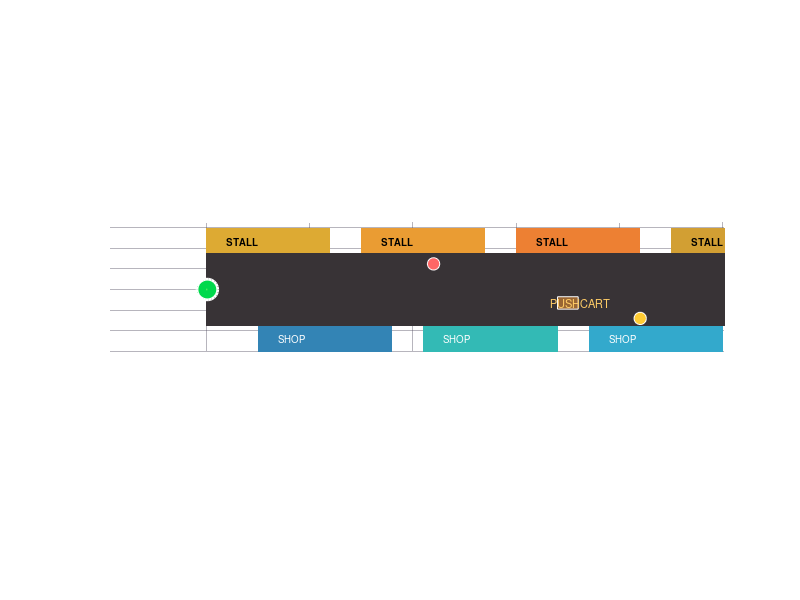

Source code (MATLAB): (Note: this script raises an error after producing the figure.)
% scenario_dense_market.m
% ADAS Vision — Driving Scenario 4: Congested Indian Market Street
%
% Tests autonomous navigation in an ultra-dense, unstructured urban market
% with high density of Vulnerable Road Users (VRUs), street vendors, and narrow navigable space.
%
% Elements:
%   - Narrow street (3.5m drivable space) bounded by market stalls & parked pushcarts
%   - Multiple pedestrians crossing without formal crosswalks
%   - Street vendor pushcart (thela) partially occupying road
%   - Oncoming scooter filtering between pedestrians
%   - Stray animal crossing slowly
%
% Usage:
%   >> scenario_dense_market

fprintf('=== Scenario 4: Dense Market Street ===\n');

% ---------------------------------------------------------------------------
% Geometry & Setup
% ---------------------------------------------------------------------------
street_len = 120.0;
sw         = 3.5;   % half-width of street (m)

% Actors
ego.x       = 0.0;
ego.y       = 0.0;
ego.heading = 0.0;
ego.speed   = 3.33;  % 12 km/h (creeping speed for market)
ego.target_speed = 3.88; % ~14 km/h

% Static Pushcart (Thela) parked at x=35m, y=-1.2m
thela.x     = 35.0;
thela.y     = -1.3;
thela.l     = 2.2;
thela.w     = 1.2;

% Pedestrian 1: wandering across from left to right at x=20m
ped1.x = 22.0; ped1.y = 2.5; ped1.vx = 0.15; ped1.vy = -0.65;

% Pedestrian 2: child/shopper darting from right behind pushcart at x=40m
ped2.x = 42.0; ped2.y = -2.8; ped2.vx = -0.25; ped2.vy = 0.85;

% Pedestrian 3: walking along road edge at x=65m
ped3.x = 65.0; ped3.y = 1.4; ped3.vx = 0.8; ped3.vy = 0.05;

% Oncoming Scooter: weaving through at x=90m
scooter.x = 90.0; scooter.y = 0.5; scooter.speed = 4.2; scooter.heading = pi;

% Simulation params
dt     = 0.033;
t_end  = 32.0;
goal   = [street_len - 10, 0];
tol    = 4.0;
wb     = 2.70;

% ---------------------------------------------------------------------------
% Graphics Setup
% ---------------------------------------------------------------------------
fig = figure('Name','Scenario 4 — Dense Indian Market Street','NumberTitle','off',...
             'Color',[0.06 0.06 0.08],'Position',[80 100 950 500]);
ax  = axes('Parent',fig,'Color',[0.14 0.13 0.15],...
           'XColor','w','YColor','w','GridColor',[0.3 0.28 0.35],'GridAlpha',0.4);
hold(ax,'on'); grid(ax,'on');
axis(ax,'equal');
xlim(ax, [-5, street_len]);
ylim(ax, [-sw-3, sw+3]);
xlabel(ax, 'Street Distance (m)', 'Color','w');
ylabel(ax, 'Lateral Offset (m)', 'Color','w');

% Street surface
fill(ax, [0 street_len street_len 0], [-sw -sw sw sw], [0.22 0.20 0.21], 'EdgeColor','none');

% Market Stalls (left side colorful awnings)
for sx = 0:15:street_len-10
    col_aw = [0.8 + 0.15*rand(), 0.3 + 0.4*rand(), 0.2];
    fill(ax, [sx sx+12 sx+12 sx], [sw sw sw+2.5 sw+2.5], col_aw, 'EdgeColor','none');
    text(ax, sx+2, sw+1.2, 'STALL', 'Color','k','FontSize',7,'FontWeight','bold');
end

% Market Stalls (right side)
for sx = 5:16:street_len-10
    col_aw = [0.2, 0.5 + 0.3*rand(), 0.7 + 0.2*rand()];
    fill(ax, [sx sx+13 sx+13 sx], [-sw-2.5 -sw-2.5 -sw -sw], col_aw, 'EdgeColor','none');
    text(ax, sx+2, -sw-1.2, 'SHOP', 'Color','w','FontSize',7);
end

% Pushcart (Thela) icon
fill(ax, [thela.x-1 thela.x+1 thela.x+1 thela.x-1], ...
         [thela.y-0.6 thela.y-0.6 thela.y+0.6 thela.y+0.6], [0.6 0.4 0.2], 'EdgeColor','w');
text(ax, thela.x-2, thela.y, '🛒 PUSHCART', 'Color',[1 0.8 0.4],'FontSize',8);

% Goal Marker
plot(ax, goal(1), goal(2), 'p', 'MarkerSize', 18, 'MarkerFaceColor', [1 0.85 0], 'MarkerEdgeColor', 'w');
text(ax, goal(1)+2, goal(2)+1, 'EXIT', 'Color', [1 0.85 0], 'FontSize', 9);

% Actor Handles
h_ego  = plot(ax, ego.x, ego.y, 'o', 'MarkerSize', 15, 'MarkerFaceColor', [0 0.85 0.3], 'MarkerEdgeColor','w', 'LineWidth',2);
h_ped1 = plot(ax, ped1.x, ped1.y, 'o', 'MarkerSize', 9, 'MarkerFaceColor', [1 0.4 0.4], 'MarkerEdgeColor','w');
h_ped2 = plot(ax, ped2.x, ped2.y, 'o', 'MarkerSize', 9, 'MarkerFaceColor', [1 0.8 0.2], 'MarkerEdgeColor','w');
h_ped3 = plot(ax, ped3.x, ped3.y, 'o', 'MarkerSize', 9, 'MarkerFaceColor', [0.8 0.4 1.0], 'MarkerEdgeColor','w');
h_scoot= plot(ax, scooter.x, scooter.y, '^', 'MarkerSize', 12, 'MarkerFaceColor', [0.2 0.7 1.0], 'MarkerEdgeColor','w');
h_traj = plot(ax, ego.x, ego.y, '--', 'Color', [0.4 0.9 0.4], 'LineWidth', 1.2);

h_status = text(ax, 0.02, 0.94, '', 'Units', 'normalized', 'Color', 'w', ...
                'FontSize', 10, 'VerticalAlignment', 'top', 'FontWeight', 'bold');

% ---------------------------------------------------------------------------
% Simulation Loop
% ---------------------------------------------------------------------------
t = 0;
arrived = false;
traj_x = ego.x;
traj_y = ego.y;
event_log = {};
last_decision = '';

while t < t_end && ishandle(fig)
    dist_to_goal = norm([ego.x, ego.y] - goal);
    if dist_to_goal < tol
        arrived = true;
        break;
    end

    % 1. Update VRUs & obstacles
    ped1.x = ped1.x + ped1.vx * dt;
    ped1.y = ped1.y + ped1.vy * dt;

    % Darting pedestrian starts moving at t=2.0s
    if t > 2.0 && ped2.y < 1.2
        ped2.x = ped2.x + ped2.vx * dt;
        ped2.y = ped2.y + ped2.vy * dt;
    end

    ped3.x = ped3.x + ped3.vx * dt;
    ped3.y = ped3.y + ped3.vy * dt;

    scooter.x = scooter.x - scooter.speed * dt;

    % 2. Perception & Closest Obstacle Analysis
    peds = [ped1.x, ped1.y; ped2.x, ped2.y; ped3.x, ped3.y; thela.x, thela.y; scooter.x, scooter.y];
    labels = {'Pedestrian (crossing)', 'Shopper (darting)', 'Pedestrian (edge)', 'Parked Pushcart', 'Oncoming Scooter'};

    min_d = Inf;
    crit_label = '';
    steer = 0;

    for k = 1:size(peds, 1)
        dx = peds(k, 1) - ego.x;
        dy = peds(k, 2) - ego.y;
        if dx > -1.0 && dx < 25.0
            dist = norm([dx, dy]);
            if dist < min_d
                min_d = dist;
                crit_label = labels{k};
                % Nudge steering away from lateral obstacles
                if abs(dy) < 1.8 && dx > 0
                    steer = -sign(dy) * deg2rad(6.5);
                end
            end
        end
    end

    % 3. Decision Rule Hierarchy with VRU Safety Floor
    decision = 'PROCEED';
    v_cmd = ego.target_speed;

    if min_d < 4.5
        decision = 'EMERGENCY_STOP';
        v_cmd = 0.0;
        msg = sprintf('t=%.1fs: E-STOP — %s at %.1fm', t, crit_label, min_d);
        if ~strcmp(decision, last_decision) || mod(round(t*10), 10) == 0
            fprintf('  %s\n', msg);
            event_log{end+1} = msg; %#ok<AGROW>
        end
    elseif min_d < 9.5
        decision = 'BRAKE';
        v_cmd = 0.6;
        msg = sprintf('t=%.1fs: BRAKE — %s in path (%.1fm)', t, crit_label, min_d);
        if ~strcmp(decision, last_decision) || mod(round(t*10), 15) == 0
            fprintf('  %s\n', msg);
            event_log{end+1} = msg; %#ok<AGROW>
        end
    elseif min_d < 18.0
        decision = 'CAUTION';
        v_cmd = ego.target_speed * 0.65;
        msg = sprintf('t=%.1fs: CAUTION — %s ahead (%.1fm)', t, crit_label, min_d);
        if ~strcmp(decision, last_decision)
            fprintf('  %s\n', msg);
            event_log{end+1} = msg; %#ok<AGROW>
        end
    end

    last_decision = decision;

    % 4. Ego Kinematics
    accel = 2.0 * (v_cmd - ego.speed);
    ego.speed = max(0, ego.speed + accel * dt);
    ego.heading = ego.heading + (ego.speed / wb) * tan(steer) * dt;
    ego.x = ego.x + ego.speed * cos(ego.heading) * dt;
    ego.y = ego.y + ego.speed * sin(ego.heading) * dt;

    % Clamp within drivable space between stalls
    ego.y = max(-sw + 0.8, min(sw - 0.8, ego.y));

    traj_x(end+1) = ego.x; %#ok<AGROW>
    traj_y(end+1) = ego.y; %#ok<AGROW>

    % 5. Graphics Refresh
    set(h_ego,   'XData', ego.x,     'YData', ego.y);
    set(h_ped1,  'XData', ped1.x,    'YData', ped1.y);
    set(h_ped2,  'XData', ped2.x,    'YData', ped2.y);
    set(h_ped3,  'XData', ped3.x,    'YData', ped3.y);
    set(h_scoot, 'XData', scooter.x, 'YData', scooter.y);
    set(h_traj,  'XData', traj_x,    'YData', traj_y);

    xlim(ax, [ego.x - 10, ego.x + 50]);

    col = scenario_color(decision);
    set(h_status, 'String', sprintf('t=%.1fs | %s | Speed: %.1f km/h | Hazard: %s (%.1fm)', ...
        t, decision, ego.speed*3.6, crit_label, min_d), 'Color', col);
    title(ax, sprintf('Scenario 4 — Dense Indian Market | %s', decision), 'Color', col, 'FontSize', 12);

    drawnow limitrate;
    t = t + dt;
end

fprintf('\n=== Scenario 4 Complete ===\n');
if arrived
    fprintf('  Market corridor cleared in %.1f s\n', t);
else
    fprintf('  Simulation finished at t=%.1f s\n', t);
end
fprintf('  Events logged: %d\n', numel(event_log));

scenario_result.name    = 'dense_market';
scenario_result.t_total = t;
scenario_result.arrived = arrived;
scenario_result.traj_x  = traj_x;
scenario_result.traj_y  = traj_y;
assignin('base', 'scenario_result', scenario_result);

function c = scenario_color(d)
    switch d
        case 'PROCEED',        c = [0.2 0.9 0.2];
        case 'CAUTION',        c = [1.0 0.8 0.0];
        case 'SLOW',           c = [1.0 0.5 0.0];
        case 'BRAKE',          c = [1.0 0.2 0.0];
        case 'EMERGENCY_STOP', c = [1.0 0.0 0.0];
        otherwise,             c = [0.8 0.8 0.8];
    end
end
